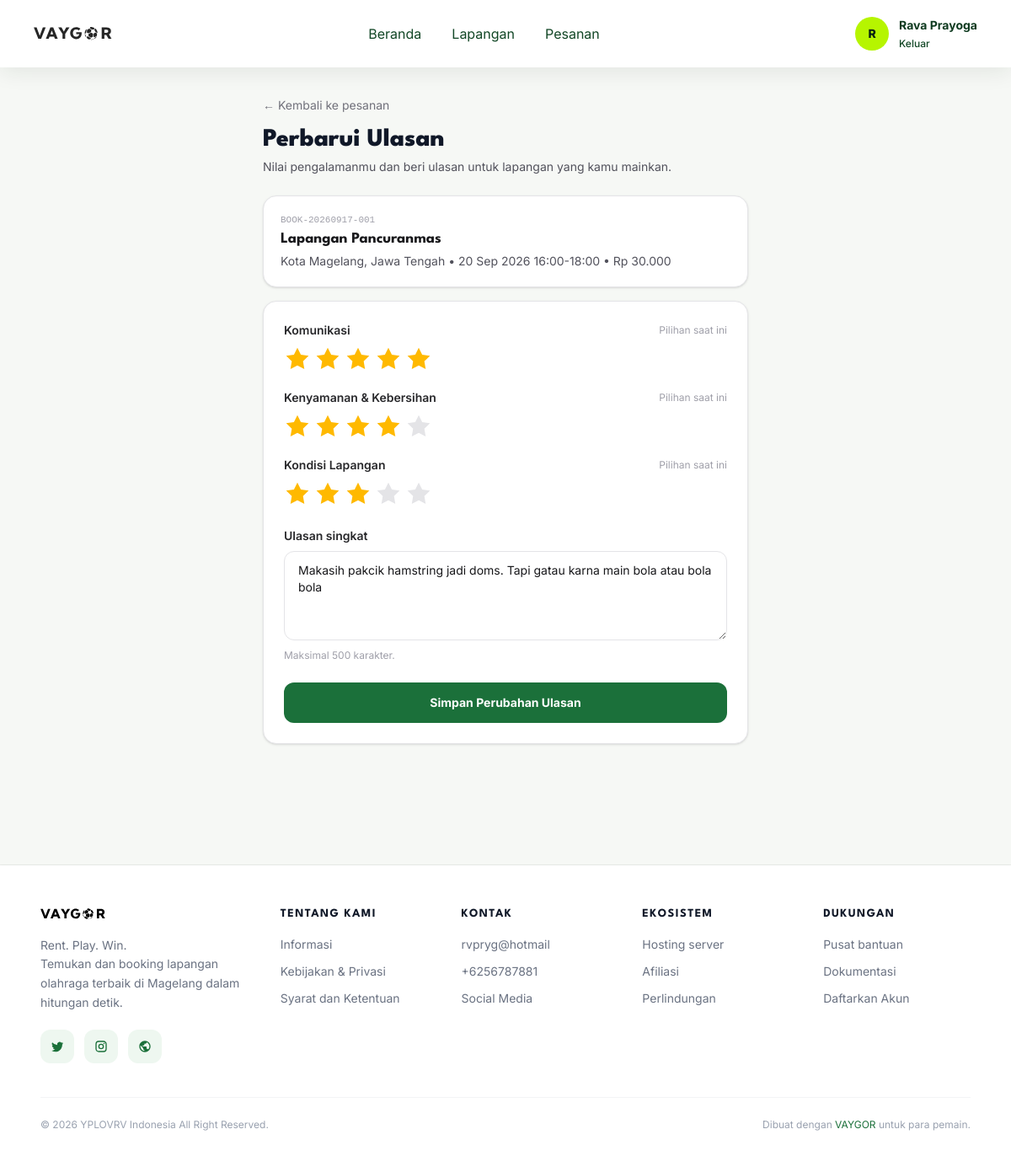
/index.php?p=review&id=1 (signed in), run on the app's committed database.
### tables this page shows
CREATE TABLE `users` (
  `id` int UNSIGNED NOT NULL,
  `name` varchar(100) NOT NULL,
  `email` varchar(100) NOT NULL,
  `phone` varchar(20) DEFAULT NULL,
  `password` varchar(255) NOT NULL,
  `role` enum('user','admin') NOT NULL DEFAULT 'user',
  `status` enum('active','inactive') NOT NULL DEFAULT 'active',
  `created_at` timestamp NULL DEFAULT CURRENT_TIMESTAMP,
  `updated_at` timestamp NULL DEFAULT CURRENT_TIMESTAMP ON UPDATE CURRENT_TIMESTAMP
);

CREATE TABLE `bookings` (
  `id` int UNSIGNED NOT NULL,
  `booking_code` varchar(30) NOT NULL,
  `id_user` int UNSIGNED NOT NULL,
  `id_field` int UNSIGNED NOT NULL,
  `booking_date` date NOT NULL,
  `start_time` time NOT NULL,
  `end_time` time NOT NULL,
  `total_price` decimal(12,2) NOT NULL,
  `status` enum('pending','confirmed','completed','cancelled') NOT NULL DEFAULT 'pending',
  `rate_service` int NOT NULL,
  `rate_comfort` int NOT NULL,
  `rate_place` int NOT NULL,
  `review` varchar(100) NOT NULL
);

CREATE TABLE `fields` (
  `id` int UNSIGNED NOT NULL,
  `name` varchar(100) NOT NULL,
  `location` varchar(255) NOT NULL,
  `description` text,
  `capacity` int DEFAULT '10',
  `price` decimal(12,2) NOT NULL DEFAULT '0.00',
  `image` varchar(255) DEFAULT NULL
);

### pages/review.php (the view, shortened to what this page needs)
<?php
$uid = (int) $_SESSION['id'];
$bid = (int) ($_GET['id'] ?? $_POST['id'] ?? 0);
$booking = null;
$success = false;
if ($bid <= 0) {
    $error = 'Pilih pesanan yang ingin diulas terlebih dahulu.';
} else {
    try {
        $stmt = $conn->prepare("
            SELECT b.id, b.booking_code, b.id_field, b.booking_date, b.start_time, b.end_time, b.total_price,
                   b.status, b.rate_service, b.rate_comfort, b.rate_place, b.review,
                   f.name AS venue_name, f.location AS venue_location, f.price AS venue_price,
                   p.payment_status
            FROM bookings b
            JOIN fields f ON f.id = b.id_field
            LEFT JOIN payments p ON p.id = (SELECT p2.id FROM payments p2 WHERE p2.booking_id = b.id ORDER BY p2.id DESC LIMIT 1)
            WHERE b.id = ? AND b.id_user = ?
            LIMIT 1");
        $stmt->bind_param("ii", $bid, $uid);
        $stmt->execute();
        $booking = $stmt->get_result()->fetch_assoc();
    } catch (Throwable $e) {
        $booking = null;
    }
    if (!$booking) {
        $error = 'Pesanan tidak ditemukan.';
    } else {
        $canReview = false;
        $blockReason = '';
        if ($booking['status'] === 'cancelled') {
            $blockReason = 'Pesanan ini dibatalkan, tidak bisa diulas.';
        } elseif (!in_array($booking['status'], ['confirmed', 'completed'], true)) {
            $blockReason = 'Pesanan ini belum bisa diulas karena masih berstatus "' . htmlspecialchars($booking['status'], ENT_QUOTES, 'UTF-8') . '".';
        } elseif ($booking['payment_status'] !== 'paid') {
            $blockReason = 'Ulasan hanya bisa ditulis setelah pembayaran lunas.';
        } elseif ($booking['status'] === 'confirmed' && $booking['booking_date'] > date('Y-m-d')) {
            $blockReason = 'Jadwal mainmu masih di depan. Ulasan bisa ditulis setelah hari-H tiba.';
        } else {
            $canReview = true;
        }
    }
}
$rService = (int) ($booking['rate_service'] ?? 0);
$rComfort = (int) ($booking['rate_comfort'] ?? 0);
$rPlace = (int) ($booking['rate_place'] ?? 0);
$reviewText = trim((string) ($booking['review'] ?? ''));
$alreadyReviewed = $rService > 0 && $rComfort > 0 && $rPlace > 0 && $reviewText !== '';
$avg = ($rService + $rComfort + $rPlace) > 0 ? round(($rService + $rComfort + $rPlace) / 3, 1) : 0;
function fmtRp($n)
{
    return 'Rp ' . number_format((float) $n, 0, ',', '.');
}
function star_group(string $name, string $label, int $value, string $desc): void
{
    ?>
    <div>
      <div class="flex items-center justify-between">
        <p class="text-sm font-semibold text-zinc-800"><?php echo htmlspecialchars($label, ENT_QUOTES, 'UTF-8'); ?></p>
        <span class="text-xs text-zinc-400"><?php echo htmlspecialchars($desc, ENT_QUOTES, 'UTF-8'); ?></span>
      </div>
      <div class="star-group mt-2 flex items-center gap-1" data-name="<?php echo htmlspecialchars($name, ENT_QUOTES, 'UTF-8'); ?>">
        <?php for ($i = 1; $i <= 5; $i++): ?>
          <button type="button" class="star-btn text-3xl leading-none transition <?php echo $i <= $value ? 'text-amber-400' : 'text-zinc-200'; ?>" data-val="<?php echo (int) $i; ?>" aria-label="<?php echo (int) $i; ?> bintang">
            <svg class="h-8 w-8 fill-current" viewBox="0 0 24 24" aria-hidden="true"><path d="M12 2l3.09 6.26L22 9.27l-5 4.87 1.18 6.88L12 17.77l-6.18 3.25L7 14.14 2 9.27l6.91-1.01L12 2z" /></svg>
          </button>
        <?php endfor; ?>
      </div>
    </div>
    <?php
}
?>
<div class="pt-20">
  <div class="mx-auto max-w-2xl px-6 sm:px-8 lg:px-12 py-8 pb-24 lg:pb-12">
    <a href="index.php?p=pesanan&tab=done" class="text-sm text-zinc-500 hover:text-vaygor-600">← Kembali ke pesanan</a>
    <h1 class="mt-3 font-spartan text-2xl sm:text-3xl font-extrabold"><?php echo $booking ? ($alreadyReviewed ? 'Perbarui Ulasan' : 'Tulis Ulasan') : 'Ulasan'; ?></h1>
    <p class="mt-1 text-sm text-zinc-600">Nilai pengalamanmu dan beri ulasan untuk lapangan yang kamu mainkan.</p>
    <?php if ($success): ?>
      <div role="status" class="mt-6 rounded-2xl border border-emerald-200 bg-emerald-50 p-6">
        <p class="font-spartan font-bold text-emerald-800">Ulasan berhasil disimpan!</p>
        <p class="mt-1 text-sm text-emerald-700">Terima kasih sudah memberi masukan.</p>
        <p class="mt-1 text-sm text-emerald-700">Nilai kamu: <span class="text-amber-500 font-bold"><?php echo number_format($avg, 1); ?>/5</span> • <?php echo htmlspecialchars($reviewText, ENT_QUOTES, 'UTF-8'); ?></p>
        <div class="mt-4 flex flex-wrap gap-2">
          <a href="index.php?p=produk&id=<?php echo (int) $booking['id_field']; ?>" class="rounded-xl bg-vaygor-600 px-5 py-2.5 text-sm font-bold text-white hover:bg-vaygor-700">Lihat halaman lapangan</a>
          <a href="index.php?p=pesanan&tab=done" class="rounded-xl border border-zinc-200 bg-white px-5 py-2.5 text-sm font-bold">Kembali ke pesanan</a>
        </div>
      </div>
    <?php else: ?>
      <?php if (!$canReview): ?>
        <div class="mt-6 rounded-2xl border border-amber-200 bg-amber-50 p-6">
          <p class="font-semibold text-amber-800">Pesanan belum bisa diulas.</p>
          <p class="mt-1 text-sm text-amber-700"><?php echo $blockReason; ?></p>
          <?php if ($booking['payment_status'] !== 'paid'): ?>
            <p class="mt-1 text-xs text-amber-600">Status pembayaran saat ini: <?php echo htmlspecialchars($booking['payment_status'], ENT_QUOTES, 'UTF-8'); ?>. Selesaikan lewat menu Pesanan &gt; Belum Dibayar.</p>
          <?php endif; ?>
          <a href="index.php?p=pesanan" class="mt-4 inline-flex rounded-xl bg-vaygor-600 px-5 py-2.5 text-sm font-bold text-white">Cek pesanan</a>
        </div>
      <?php else: ?>
        <div class="mt-6 rounded-2xl border border-zinc-200 bg-white p-5 shadow-sm">
          <p class="font-mono text-[11px] text-zinc-400"><?php echo htmlspecialchars($booking['booking_code'], ENT_QUOTES, 'UTF-8'); ?></p>
          <p class="font-spartan text-lg font-bold text-zinc-900"><?php echo htmlspecialchars($booking['venue_name'], ENT_QUOTES, 'UTF-8'); ?></p>
          <p class="mt-0.5 text-sm text-zinc-600">
            <?php echo htmlspecialchars($booking['venue_location'], ENT_QUOTES, 'UTF-8'); ?> • <?php echo htmlspecialchars(date('d M Y', strtotime($booking['booking_date'])), ENT_QUOTES, 'UTF-8'); ?> <?php echo htmlspecialchars(substr($booking['start_time'], 0, 5), ENT_QUOTES, 'UTF-8'); ?>-<?php echo htmlspecialchars(substr($booking['end_time'], 0, 5), ENT_QUOTES, 'UTF-8'); ?> • <?php echo htmlspecialchars(fmtRp($booking['total_price']), ENT_QUOTES, 'UTF-8'); ?>
          </p>
        </div>
        <form method="post" class="mt-4 rounded-2xl border border-zinc-200 bg-white p-5 sm:p-6 shadow-sm space-y-6">
          <div class="space-y-5">
            <?php star_group('rate_service', 'Komunikasi', $rService, $rService > 0 ? 'Pilihan saat ini' : 'Belum dinilai'); ?>
            <?php star_group('rate_comfort', 'Kenyamanan & Kebersihan', $rComfort, $rComfort > 0 ? 'Pilihan saat ini' : 'Belum dinilai'); ?>
          </div>
          <div>
            <label for="review" class="block text-sm font-semibold text-zinc-800">Ulasan singkat</label>
            <textarea id="review" name="review" rows="4" maxlength="500" required placeholder="Ceritakan pengalaman mainmu di sini..." class="mt-2 w-full rounded-xl border border-zinc-200 bg-white px-4 py-3 text-sm text-zinc-900 placeholder:text-zinc-400 focus:border-vaygor-600 focus:outline-none focus:ring-2 focus:ring-vaygor-600/20"><?php echo htmlspecialchars($reviewText, ENT_QUOTES, 'UTF-8'); ?></textarea>
            <p class="mt-1 text-xs text-zinc-400">Maksimal 500 karakter.</p>
          </div>
          <button type="submit" class="w-full rounded-xl bg-vaygor-600 px-5 py-3.5 text-sm font-bold text-white hover:bg-vaygor-700">
            <?php echo $alreadyReviewed ? 'Simpan Perubahan Ulasan' : 'Kirim Ulasan'; ?>
          </button>
        </form>
      <?php endif; ?>
    <?php endif; ?>
  </div>
</div>

### includes/navbar.php (shortened to what this page needs)
<?php
$navLoggedIn = !empty($_SESSION['id']);
$navName    = $_SESSION['name'] ?? '';
$navSolid   = !empty($navForceSolid);
if ($navLoggedIn && !$navName) {
    $navConn = $GLOBALS['conn'] ?? null;
    if ($navConn) {
        $navRes = mysqli_query($navConn, 'SELECT name FROM users WHERE id = ' . (int) $_SESSION['id'] . ' LIMIT 1');
        $navRow = $navRes ? mysqli_fetch_assoc($navRes) : null;
        $navName = $navRow['name'] ?? 'Pengguna';
    } else {
        $navName = 'Pengguna';
    }
}
$navInitial = $navName ? mb_strtoupper(mb_substr(trim($navName), 0, 1)) : 'V';
?>
<nav id="siteNav" data-force="<?= $navSolid ? '1' : '0' ?>" class="fixed inset-x-0 top-0 z-50 <?= $navSolid ? 'scrolled' : '' ?>">
  <div class="mx-auto flex h-20 max-w-7xl items-center justify-between px-5 sm:px-8 lg:px-10">
    <a href="index.php" class="flex items-center">
      <img id="navLogo" src="assets/images/logo(1).svg" class="h-5 w-auto sm:h-6" alt="VAYGOR">
    </a>
    <div class="hidden items-center gap-9 lg:flex">
      <a href="index.php" class="nav-link">Beranda</a>
      <a href="index.php?p=browse" class="nav-link">Lapangan</a>
      <?php if ($navLoggedIn): ?>
        <a href="index.php?p=pesanan" class="nav-link">Pesanan</a>
      <?php else: ?>
      <a href="index.php#venue" class="nav-link">Venue</a>
      <a href="index.php#cara" class="nav-link">Cara Booking</a>
      <?php endif; ?>
    </div>
    <div class="hidden items-center gap-5 lg:flex">
      <?php if (!$navLoggedIn): ?>
        <a href="login.php" class="nav-link">Masuk</a>
        <a href="index.php?p=browse" class="rounded-xl bg-neon px-6 py-3 text-sm font-bold text-vaygor-950 shadow-lg shadow-black/20 transition hover:scale-[1.03] hover:bg-white">Book Now</a>
      <?php else: ?>
        <div class="flex items-center gap-3">
          <div class="nav-avatar flex h-10 w-10 items-center justify-center rounded-full bg-neon text-sm font-extrabold text-vaygor-950 ring-2 ring-white/40"><?= $navInitial; ?></div>
          <div class="leading-tight">
            <p class="nav-name max-w-[10rem] truncate text-sm font-bold"><?= htmlspecialchars($navName); ?></p>
            <a href="logout.php" class="nav-logout text-xs font-medium">Keluar</a>
          </div>
        </div>
      <?php endif; ?>
    </div>
  </div>
</nav>

### includes/navbar.php (style rules this page uses)
#siteNav { background: transparent; transition: background-color .3s ease, box-shadow .3s ease; }
#siteNav .nav-link { color: rgba(255, 255, 255, .85); transition: color .25s ease; }
#siteNav .nav-name { color: #fff; }
#siteNav .nav-logout { color: rgba(255, 255, 255, .7); transition: color .25s ease; }
#siteNav.scrolled { background: rgba(255, 255, 255, .92); box-shadow: 0 6px 24px rgba(6, 34, 17, .08); backdrop-filter: blur(10px); -webkit-backdrop-filter: blur(10px); }
#siteNav.scrolled .nav-link { color: #124726; }
#siteNav.scrolled #navLogo { filter: brightness(0) opacity(.85); }
#siteNav.scrolled .nav-name { color: #0e3a1f; }
#siteNav.scrolled .nav-logout { color: #124726; }

### data on the page
users: name "R", name "Rava Prayoga"
bookings: booking_code "BOOK-20260917-001", id_field.name "Lapangan Pancuranmas", id_field.location "Kota Magelang, Jawa Tengah", booking_date "20 Sep 2026", start_time "16:00", end_time "18:00", total_price "Rp 30.000", status "confirmed" (drawn), review "Makasih pakcik hamstring jadi doms. Tapi gatau karna main bola atau bola bola"

### other printed values
$label "Komunikasi Kenyamanan & Kebersihan Kondisi Lapangan"
$desc "Pilihan saat ini Pilihan saat ini Pilihan saat ini"
